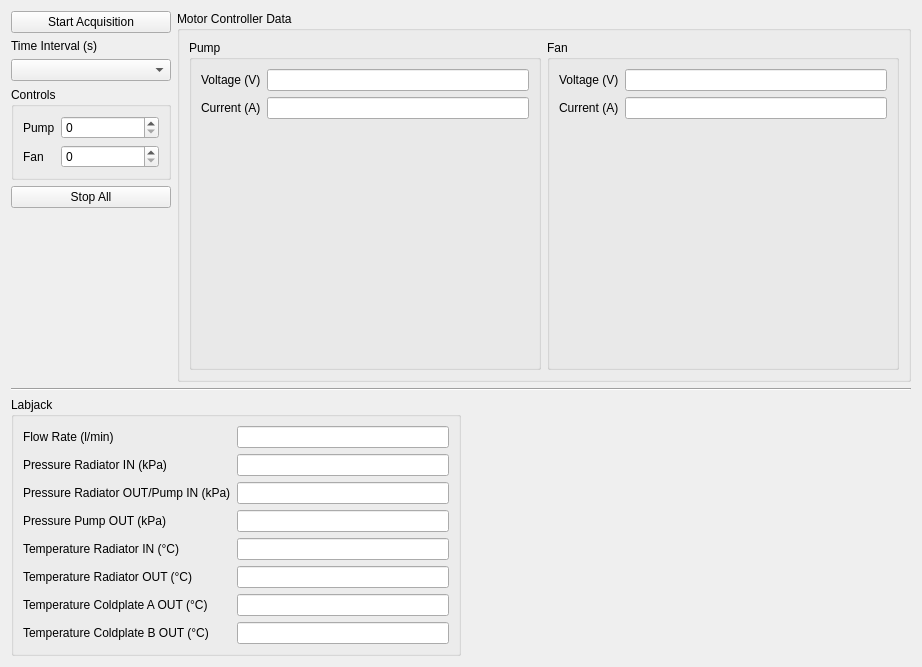
<?xml version="1.0" encoding="UTF-8"?>
<ui version="4.0">
 <class>Form</class>
 <widget class="QWidget" name="Form">
  <property name="geometry">
   <rect>
    <x>0</x>
    <y>0</y>
    <width>922</width>
    <height>667</height>
   </rect>
  </property>
  <property name="windowTitle">
   <string>Form</string>
  </property>
  <layout class="QVBoxLayout" name="verticalLayout_2">
   <item>
    <layout class="QHBoxLayout" name="horizontalLayout">
     <item>
      <layout class="QHBoxLayout" name="horizontalLayout_6" stretch="0,0">
       <item>
        <layout class="QVBoxLayout" name="verticalLayout">
         <item>
          <widget class="QPushButton" name="ui_start">
           <property name="minimumSize">
            <size>
             <width>160</width>
             <height>0</height>
            </size>
           </property>
           <property name="maximumSize">
            <size>
             <width>160</width>
             <height>16777215</height>
            </size>
           </property>
           <property name="text">
            <string>Start Acquisition</string>
           </property>
          </widget>
         </item>
         <item>
          <widget class="QLabel" name="label">
           <property name="text">
            <string>Time Interval (s)</string>
           </property>
          </widget>
         </item>
         <item>
          <widget class="QComboBox" name="ui_time">
           <property name="currentText">
            <string/>
           </property>
          </widget>
         </item>
         <item>
          <widget class="QGroupBox" name="groupBox_controls">
           <property name="title">
            <string>Controls</string>
           </property>
           <layout class="QFormLayout" name="formLayout_2">
            <item row="0" column="0">
             <widget class="QLabel" name="label_pump_control">
              <property name="text">
               <string>Pump</string>
              </property>
             </widget>
            </item>
            <item row="0" column="1">
             <widget class="QSpinBox" name="ui_pump">
              <property name="maximum">
               <number>100</number>
              </property>
             </widget>
            </item>
            <item row="1" column="0">
             <widget class="QLabel" name="label_fan_control">
              <property name="text">
               <string>Fan</string>
              </property>
             </widget>
            </item>
            <item row="1" column="1">
             <widget class="QSpinBox" name="ui_fan">
              <property name="maximum">
               <number>100</number>
              </property>
             </widget>
            </item>
           </layout>
          </widget>
         </item>
         <item>
          <widget class="QPushButton" name="ui_stop">
           <property name="minimumSize">
            <size>
             <width>160</width>
             <height>0</height>
            </size>
           </property>
           <property name="maximumSize">
            <size>
             <width>160</width>
             <height>16777215</height>
            </size>
           </property>
           <property name="text">
            <string>Stop All</string>
           </property>
          </widget>
         </item>
         <item>
          <spacer name="verticalSpacer">
           <property name="orientation">
            <enum>Qt::Vertical</enum>
           </property>
           <property name="sizeHint" stdset="0">
            <size>
             <width>20</width>
             <height>40</height>
            </size>
           </property>
          </spacer>
         </item>
        </layout>
       </item>
       <item>
        <layout class="QVBoxLayout" name="verticalLayout_3">
         <item>
          <widget class="QGroupBox" name="groupBox_mc">
           <property name="title">
            <string>Motor Controller Data</string>
           </property>
           <layout class="QHBoxLayout" name="horizontalLayout_7">
            <item>
             <widget class="QGroupBox" name="groupBox_pump">
              <property name="title">
               <string>Pump</string>
              </property>
              <layout class="QFormLayout" name="formLayout_3">
               <item row="0" column="0">
                <widget class="QLabel" name="label_pump_voltage">
                 <property name="text">
                  <string>Voltage (V)</string>
                 </property>
                </widget>
               </item>
               <item row="0" column="1">
                <widget class="QLineEdit" name="pump_voltage">
                 <property name="readOnly">
                  <bool>true</bool>
                 </property>
                </widget>
               </item>
               <item row="1" column="0">
                <widget class="QLabel" name="label_pump_current">
                 <property name="text">
                  <string>Current (A)</string>
                 </property>
                </widget>
               </item>
               <item row="1" column="1">
                <widget class="QLineEdit" name="pump_current">
                 <property name="readOnly">
                  <bool>true</bool>
                 </property>
                </widget>
               </item>
              </layout>
             </widget>
            </item>
            <item>
             <widget class="QGroupBox" name="groupBox_fan">
              <property name="title">
               <string>Fan</string>
              </property>
              <layout class="QFormLayout" name="formLayout_7">
               <item row="0" column="0">
                <widget class="QLabel" name="label_fan_voltage">
                 <property name="text">
                  <string>Voltage (V)</string>
                 </property>
                </widget>
               </item>
               <item row="0" column="1">
                <widget class="QLineEdit" name="fan_voltage">
                 <property name="readOnly">
                  <bool>true</bool>
                 </property>
                </widget>
               </item>
               <item row="1" column="0">
                <widget class="QLabel" name="label_fan_current">
                 <property name="text">
                  <string>Current (A)</string>
                 </property>
                </widget>
               </item>
               <item row="1" column="1">
                <widget class="QLineEdit" name="fan_current">
                 <property name="readOnly">
                  <bool>true</bool>
                 </property>
                </widget>
               </item>
              </layout>
             </widget>
            </item>
           </layout>
          </widget>
         </item>
        </layout>
       </item>
      </layout>
     </item>
    </layout>
   </item>
   <item>
    <widget class="Line" name="line">
     <property name="orientation">
      <enum>Qt::Horizontal</enum>
     </property>
    </widget>
   </item>
   <item>
    <layout class="QHBoxLayout" name="horizontalLayout_2">
     <property name="sizeConstraint">
      <enum>QLayout::SetDefaultConstraint</enum>
     </property>
     <item>
      <widget class="QGroupBox" name="groupBox_a">
       <property name="title">
        <string>Labjack</string>
       </property>
       <layout class="QVBoxLayout" name="verticalLayout_4">
        <item>
         <layout class="QFormLayout" name="formLayout">
          <item row="6" column="0">
           <widget class="QLabel" name="label_channel_6">
            <property name="text">
             <string>Temperature Coldplate A OUT (°C)</string>
            </property>
           </widget>
          </item>
          <item row="4" column="1">
           <widget class="QLineEdit" name="channel_4">
            <property name="readOnly">
             <bool>true</bool>
            </property>
           </widget>
          </item>
          <item row="6" column="1">
           <widget class="QLineEdit" name="channel_6">
            <property name="readOnly">
             <bool>true</bool>
            </property>
           </widget>
          </item>
          <item row="5" column="1">
           <widget class="QLineEdit" name="channel_5">
            <property name="readOnly">
             <bool>true</bool>
            </property>
           </widget>
          </item>
          <item row="5" column="0">
           <widget class="QLabel" name="label_channel_5">
            <property name="text">
             <string>Temperature Radiator OUT (°C)</string>
            </property>
           </widget>
          </item>
          <item row="7" column="0">
           <widget class="QLabel" name="label_channel_7">
            <property name="text">
             <string>Temperature Coldplate B OUT (°C)</string>
            </property>
           </widget>
          </item>
          <item row="4" column="0">
           <widget class="QLabel" name="label_channel_4">
            <property name="text">
             <string>Temperature Radiator IN (°C)</string>
            </property>
           </widget>
          </item>
          <item row="7" column="1">
           <widget class="QLineEdit" name="channel_7">
            <property name="readOnly">
             <bool>true</bool>
            </property>
           </widget>
          </item>
          <item row="0" column="0">
           <widget class="QLabel" name="label_channel_0">
            <property name="text">
             <string>Flow Rate (l/min)</string>
            </property>
           </widget>
          </item>
          <item row="0" column="1">
           <widget class="QLineEdit" name="channel_0">
            <property name="readOnly">
             <bool>true</bool>
            </property>
           </widget>
          </item>
          <item row="2" column="0">
           <widget class="QLabel" name="label_channel_2">
            <property name="text">
             <string>Pressure Radiator OUT/Pump IN (kPa)</string>
            </property>
           </widget>
          </item>
          <item row="2" column="1">
           <widget class="QLineEdit" name="channel_2">
            <property name="readOnly">
             <bool>true</bool>
            </property>
           </widget>
          </item>
          <item row="3" column="0">
           <widget class="QLabel" name="label_channel_3">
            <property name="text">
             <string>Pressure Pump OUT (kPa)</string>
            </property>
           </widget>
          </item>
          <item row="3" column="1">
           <widget class="QLineEdit" name="channel_3">
            <property name="readOnly">
             <bool>true</bool>
            </property>
           </widget>
          </item>
          <item row="1" column="0">
           <widget class="QLabel" name="label_channel_1">
            <property name="text">
             <string>Pressure Radiator IN (kPa)</string>
            </property>
           </widget>
          </item>
          <item row="1" column="1">
           <widget class="QLineEdit" name="channel_1">
            <property name="readOnly">
             <bool>true</bool>
            </property>
           </widget>
          </item>
         </layout>
        </item>
       </layout>
      </widget>
     </item>
     <item>
      <spacer name="horizontalSpacer">
       <property name="orientation">
        <enum>Qt::Horizontal</enum>
       </property>
       <property name="sizeHint" stdset="0">
        <size>
         <width>40</width>
         <height>20</height>
        </size>
       </property>
      </spacer>
     </item>
    </layout>
   </item>
  </layout>
 </widget>
 <resources/>
 <connections/>
</ui>
